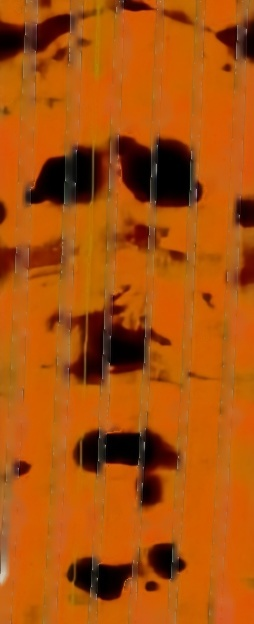
#> input picture fixed_image.jpg, 254 x 624 px
$ python 'otsu+分水岭.py'   (older library calls are emulated)
#> lines starting #> are read from the running program, lines starting #| are printed output that depends on the picture; after the words box and inside, x2 and y2 are one past the last pixel; in counts of white or black regions, pixels touching at a corner belong together
import cv2
import numpy as np
from skimage import morphology

# 读取图像并转换为灰度图像
img = cv2.imread('fixed_image.jpg', cv2.IMREAD_GRAYSCALE)
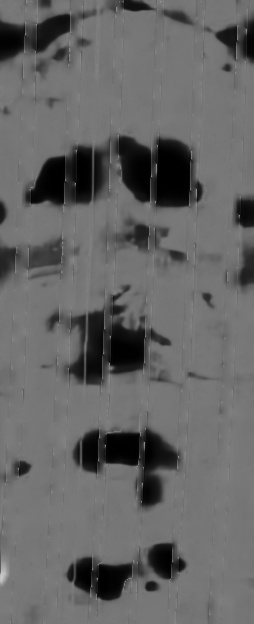
#> img: shape (624, 254); min 0, max 201, mean 100.4

# 使用Otsu二值化
_, binary_otsu = cv2.threshold(img, 0, 255, cv2.THRESH_BINARY_INV + cv2.THRESH_OTSU)
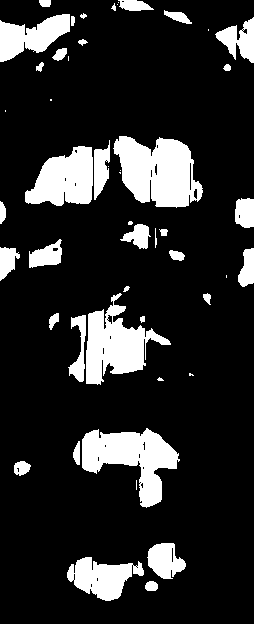
#> binary_otsu: shape (624, 254); 16.3% white; 50 white regions (14 under 20 px), largest, box (x1, y1, x2, y2) and area: (113, 136, 203, 208) 4415, (82, 428, 180, 508) 3842, (86, 293, 171, 385) 3526

# 应用形态学开运算
binary_otsu = morphology.binary_opening(binary_otsu, selem=morphology.disk(3))
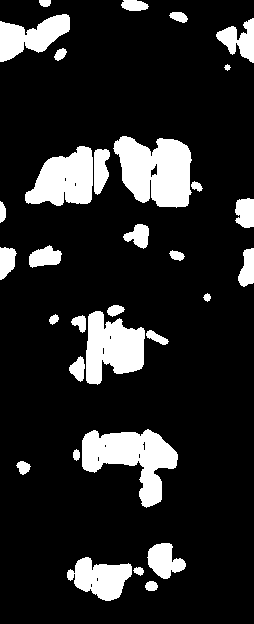
#> binary_otsu: shape (624, 254) bool; 15.1% white; 32 white regions, largest, box (x1, y1, x2, y2) and area: (113, 136, 192, 208) 4121, (82, 429, 178, 508) 3760, (86, 311, 145, 385) 2965
import numpy as np
from scipy import ndimage
from skimage import morphology
binary_otsu = morphology.binary_opening(binary_otsu, selem=morphology.disk(3))
from skimage import io, filters, segmentation, color, exposure
from scipy.ndimage import distance_transform_edt
from skimage.feature import peak_local_max
import matplotlib.pyplot as plt
from skimage.morphology import disk, binary_opening
# 读取图像
image_path = 'fixed_image.jpg'  # 替换为您的实际图像路径
image = io.imread(image_path, as_gray=True)
#> image: shape (624, 254) float64; min 0, max 0.785, mean 0.375

# Otsu阈值分割
otsu_threshold = filters.threshold_otsu(image)
#> otsu_threshold = 0.259
binary_otsu = image > otsu_threshold
#> binary_otsu: shape (624, 254) bool; 83.7% white; 50 black regions (14 under 20 px), largest, box (x1, y1, x2, y2) and area: (113, 136, 203, 208) 4404, (82, 428, 180, 508) 3826, (86, 293, 171, 385) 3516

# 对二值图像进行形态学操作以去除噪声（可选）
binary_otsu = binary_otsu.astype(np.uint8)
binary_otsu = morphology.binary_opening(binary_otsu, selem=morphology.disk(3)) # type: ignore
#> binary_otsu: shape (624, 254) bool; 82.9% white; 33 black regions (7 under 20 px), largest, box (x1, y1, x2, y2) and area: (25, 136, 203, 208) 8193, (68, 286, 171, 385) 4521, (73, 428, 180, 508) 4120

# 分水岭算法分割
distance = ndimage.distance_transform_edt(binary_otsu)
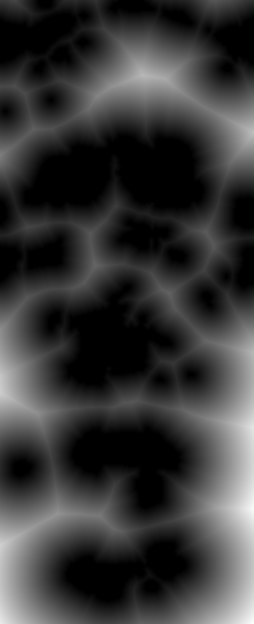
#> distance: shape (624, 254) float64; min 0, max 88.24, mean 19.5; drawn with min black and max white
local_maxi = peak_local_max(distance, indices=False, footprint=np.ones((3, 3)), labels=binary_otsu) # type: ignore
#> local_maxi: shape (624, 254) bool; 0.2% white in thin lines or dots
markers = ndimage.label(local_maxi)[0]
#> markers: shape (624, 254) int32; 233 distinct labels, from 0 to 232
labels_ws = segmentation.watershed(-distance, markers, mask=binary_otsu)
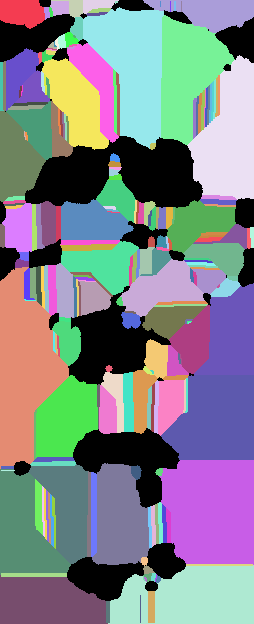
#> labels_ws: shape (624, 254) int32; 233 distinct labels, from 0 to 232; one colour per label, 0 black

# 将分割结果转换为彩色图像以方便可视化
colored_labels = color.label2rgb(labels_ws, bg_label=0)
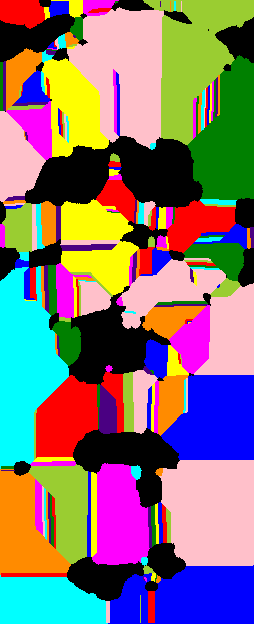
#> colored_labels: shape (624, 254, 3) float64; mean R, G, B 0.515, 0.445, 0.448
# Otsu阈值分割
otsu_threshold = filters.threshold_otsu(colored_labels)
#> otsu_threshold = 0.295
binary_otsu = image > otsu_threshold
#> binary_otsu: shape (624, 254) bool; 82.1% white; 45 black regions (13 under 20 px), largest, box (x1, y1, x2, y2) and area: (113, 135, 203, 208) 4622, (65, 285, 171, 386) 4586, (81, 427, 180, 509) 4058

# 对二值图像进行形态学操作以去除噪声（可选）
binary_otsu = binary_otsu.astype(np.uint8)
binary_otsu = morphology.binary_opening(binary_otsu, selem=morphology.disk(3)) # type: ignore
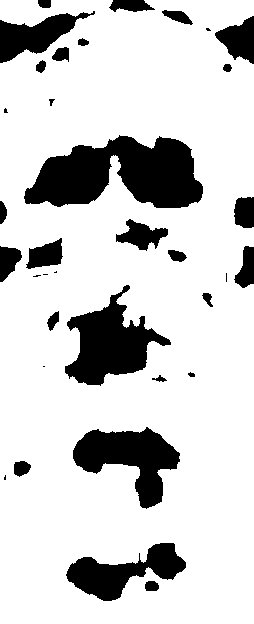
#> binary_otsu: shape (624, 254) bool; 81.3% white; 35 black regions (8 under 20 px), largest, box (x1, y1, x2, y2) and area: (24, 135, 203, 208) 8579, (65, 285, 171, 386) 4940, (73, 427, 180, 509) 4341

# 显示原始图像、Otsu二值化结果以及分水岭分割结果
fig, ax = plt.subplots(nrows=1, ncols=3, figsize=(15, 5))
ax[0].imshow(image, cmap='gray')
ax[0].set_title('Original Image')
ax[1].imshow(binary_otsu, cmap='gray')
ax[1].set_title('Otsu Thresholding')
ax[2].imshow(colored_labels)
ax[2].set_title('Watershed Segmentation')

cv2.imwrite('Otsu_Thresholding.jpg', (binary_otsu * 255).astype(np.uint8))
plt.tight_layout()
plt.show()
